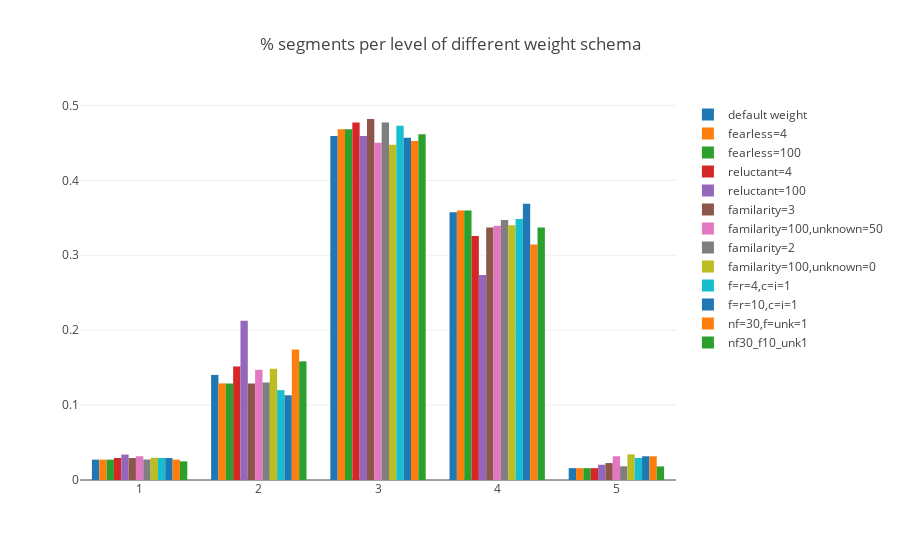

The notebook cell saved with this chart:
### Code cell
arrs = [y_all.csl.values]+weighted_ys
title = 'score histogram of % segments of different weight schema'
arrs = [y_all.csl.round().values] + [y.round() for y in weighted_ys]
title = '% segments per level of different weight schema'

fig = plotly_fig.hist(arrs, names=['default weight']+new_ys_name, title=title)
iplot(fig)

### Figure 1 — Plotly figure (JSON) as saved in the notebook; plotly's stock layout.template omitted (floating-point values rounded to 4 significant figures; data arrays with more than 128 entries replaced by an {"elided": "..."} marker saying what was removed)
{"data": [{"histnorm": "probability", "name": "default weight", "type": "histogram", "x": {"elided": "442 int values"}}, {"histnorm": "probability", "name": "fearless=4", "type": "histogram", "x": {"elided": "442 int values"}}, {"histnorm": "probability", "name": "fearless=100", "type": "histogram", "x": {"elided": "442 int values"}}, {"histnorm": "probability", "name": "reluctant=4", "type": "histogram", "x": {"elided": "442 int values"}}, {"histnorm": "probability", "name": "reluctant=100", "type": "histogram", "x": {"elided": "442 int values"}}, {"histnorm": "probability", "name": "familarity=3", "type": "histogram", "x": {"elided": "442 int values"}}, {"histnorm": "probability", "name": "familarity=100,unknown=50", "type": "histogram", "x": {"elided": "442 int values"}}, {"histnorm": "probability", "name": "familarity=2", "type": "histogram", "x": {"elided": "438 int values"}}, {"histnorm": "probability", "name": "familarity=100,unknown=0", "type": "histogram", "x": {"elided": "438 int values"}}, {"histnorm": "probability", "name": "f=r=4,c=i=1", "type": "histogram", "x": {"elided": "442 int values"}}, {"histnorm": "probability", "name": "f=r=10,c=i=1", "type": "histogram", "x": {"elided": "442 int values"}}, {"histnorm": "probability", "name": "nf=30,f=unk=1", "type": "histogram", "x": {"elided": "442 int values"}}, {"histnorm": "probability", "name": "nf30_f10_unk1", "type": "histogram", "x": {"elided": "442 int values"}}], "layout": {"title": "% segments per level of different weight schema"}}
